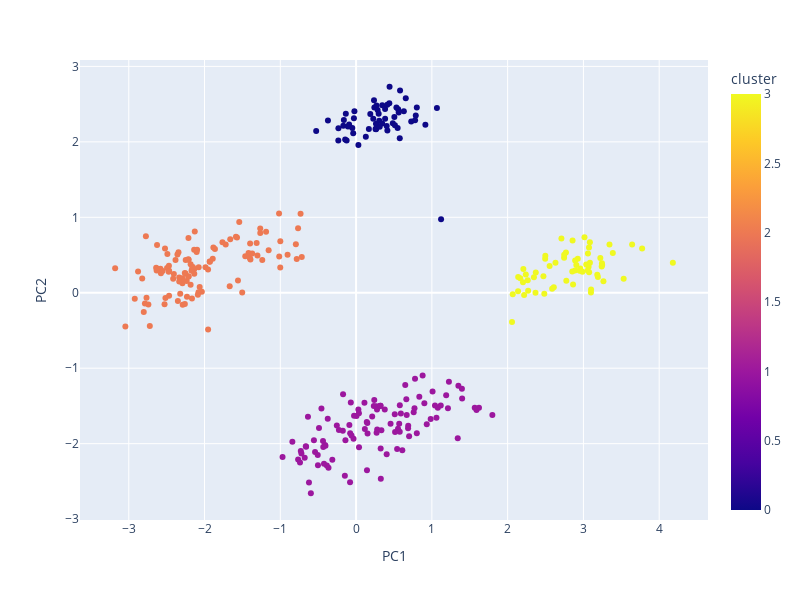

Notebook cell for this chart:
### Code cell
# If you want more information about each point you can use plotly:
import plotly.express as px
fig = px.scatter(df_dummy, x='PC1', y='PC2', color='cluster')
fig.update_layout(height=600, width=800)
fig.show()

### Figure 1 — Plotly figure (JSON) as saved in the notebook; plotly's stock layout.template omitted (floating-point values rounded to 4 significant figures; data arrays with more than 128 entries replaced by an {"elided": "..."} marker saying what was removed)
{"data": [{"hovertemplate": "PC1=%{x}<br>PC2=%{y}<br>cluster=%{marker.color}<extra></extra>", "legendgroup": "", "marker": {"color": {"elided": "333 int values"}, "coloraxis": "coloraxis", "symbol": "circle"}, "mode": "markers", "name": "", "orientation": "v", "showlegend": false, "type": "scatter", "x": {"elided": "333 float values"}, "xaxis": "x", "y": {"elided": "333 float values"}, "yaxis": "y"}], "layout": {"coloraxis": {"colorbar": {"title": {"text": "cluster"}}, "colorscale": [[0, "#0d0887"], [0.1111, "#46039f"], [0.2222, "#7201a8"], [0.3333, "#9c179e"], [0.4444, "#bd3786"], [0.5556, "#d8576b"], [0.6667, "#ed7953"], [0.7778, "#fb9f3a"], [0.8889, "#fdca26"], [1, "#f0f921"]]}, "height": 600, "legend": {"tracegroupgap": 0}, "margin": {"t": 60}, "width": 800, "xaxis": {"anchor": "y", "domain": [0, 1], "title": {"text": "PC1"}}, "yaxis": {"anchor": "x", "domain": [0, 1], "title": {"text": "PC2"}}}}
